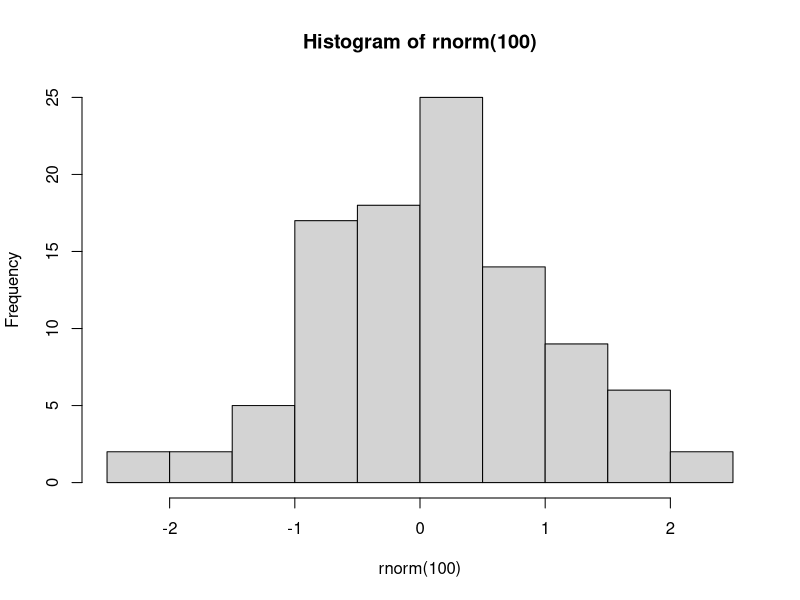

Generate this figure with R:
pdf("xh.pdf") # set graphical output file 
hist(rnorm(100)) # generate 100 N(0,1) variates and plot their histogram
dev.off() # close the graphical output file 
# Ex Batch Run command from terminal: R CMD BATCH z.R 
